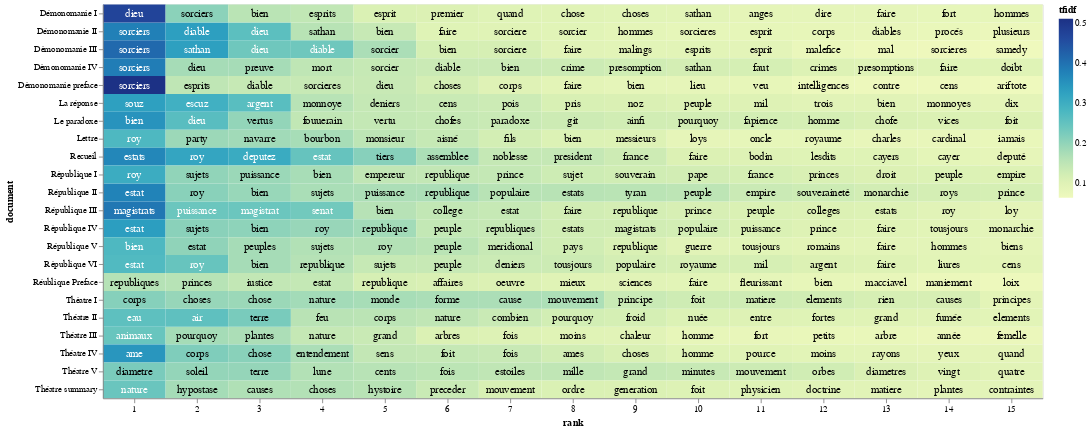

Source (notebook cell):
### Code cell
import altair as alt
import numpy as np
import pandas as pd
import os
from pathlib import Path

# Function to select a .csv file
def select_csv_file():
    cwd = os.getcwd()
    csv_files = sorted([f for f in os.listdir(cwd) if f.endswith('.csv')])
    
    if not csv_files:
        print("No CSV files found in the current working directory.")
        return None

    print("Available CSV files:")
    for i, file in enumerate(csv_files):
        print(f"{i + 1}. {file}")

    choice = int(input("Select a CSV file number to read as top_tfidf: ")) - 1
    if choice < 0 or choice >= len(csv_files):
        print("Invalid choice.")
        return None

    return csv_files[choice]

# Prompt user to select a .csv file
csv_file = select_csv_file()
if csv_file:
    top_tfidf = pd.read_csv(csv_file)
    
    # Extract the stem of the selected CSV file
    csv_stem = Path(csv_file).stem

    # Prompt user to truncate groups with default value as 'no'
    truncate_groups = input("Do you want to truncate the plot by only including certain groups? (yes/no, default is no): ").strip().lower() or 'no'
    if truncate_groups == 'yes':
        available_groups = top_tfidf['document'].unique()
        print("Available groups (documents) with index numbers:")
        for i, group in enumerate(available_groups):
            print(f"{i + 1}. {group}")


        selected_groups = input("Enter the index numbers of the groups to include (e.g., 1,2,3 or 1-3): ").strip()
        selected_indexes = []
        
        # Split the input by commas to handle both individual values and ranges
        for part in selected_groups.split(','):
            if '-' in part:
                start_index, end_index = map(int, part.split('-'))
                selected_indexes.extend(range(start_index, end_index + 1))
            else:
                selected_indexes.append(int(part))
        
        # Convert selected indexes to groups
        selected_groups = [available_groups[i - 1] for i in selected_indexes]
        
        # Filter the DataFrame
        top_tfidf = top_tfidf[top_tfidf['document'].isin(selected_groups)]
   
    # Remove '_corrected' from the 'document' labels
    top_tfidf['document'] = top_tfidf['document'].str.replace('_corrected', '')
    top_tfidf['document'] = top_tfidf['document'].str.replace('Repair', '')
    top_tfidf['document'] = top_tfidf['document'].str.replace('_lemmatized', '')

    # Prompt user to limit the number of words displayed in each group
    limit_words = input("Do you want to limit the number of words displayed in each group? (yes/no) default is yes): ").strip().lower() or 'yes'
    if limit_words == 'yes':
        max_words = int(input("Enter the maximum number of words to display per group: ").strip())
        top_tfidf['rank'] = top_tfidf.groupby('document')['tfidf'].rank("first", ascending=False)
        top_tfidf = top_tfidf[top_tfidf['rank'] <= max_words]

    # Prompt user to enter a list of terms
    user_terms = input("Enter a list of words separated by commas for highlighting (e.g., war, peace): ")
    term_list = [term.strip() for term in user_terms.split(",")]

    # Prompt user for a filename to save the PNG file
    file_name = input("Enter a filename (without extension) to save the visualization: ")
    output_file = f"{file_name}.png"
    
    # Prompt user to specify the width of the chart
    chart_width_input = input("Enter the chart width (default is 600): ").strip()
    chart_width = int(chart_width_input) if chart_width_input.isdigit() else 600

    # Adding a little randomness to break ties in term ranking
    top_tfidf_plusRand = top_tfidf.copy()
    top_tfidf_plusRand['tfidf'] = top_tfidf_plusRand['tfidf'] + np.random.rand(top_tfidf.shape[0]) * 0.0001

    # Base chart for all visualizations, with rank calculation
    base = alt.Chart(top_tfidf_plusRand).encode(
        x=alt.X('rank:O', axis=alt.Axis(labelAngle=0)),  # Set labelAngle to horizontal (0 degrees)
        y='document:N'
    ).transform_window(
        rank="rank()",
        sort=[alt.SortField("tfidf", order="descending")],
        groupby=["document"]
    )

    # Heatmap specification
    heatmap = base.mark_rect().encode(
        color='tfidf:Q'
    )

    # Red circle over terms in the entered list
    circle = base.mark_circle(size=100).encode(
        color=alt.condition(
            alt.FieldOneOfPredicate(field='term', oneOf=term_list),
            alt.value('red'),
            alt.value('#FFFFFF00')
        )
    )

    # Text labels, white for darker heatmap colors
    text = base.mark_text(baseline='middle', fontSize=12).encode(
        text='term:N',
        color=alt.condition(alt.datum.tfidf >= 0.23, alt.value('white'), alt.value('black'))
    )

    # Combine the heatmap, circle, and text
    final_chart = alt.layer(heatmap, circle, text).properties(width=chart_width)

    # Display the chart in Jupyter Lab
    final_chart.display()

    # Save the chart as a PNG file using the base Altair package
    try:
        final_chart.save(output_file)
        print(f"Visualization saved as {output_file} in the current directory.")
    except Exception as e:
        print(f"Error saving visualization: {e}")
else:
    print("No valid CSV file selected.")

### Figure 1 — Vega-Lite specification as saved in the notebook (floating-point values rounded to 4 significant figures; data arrays with more than 128 entries replaced by an {"elided": "..."} marker saying what was removed)
{"config": {"view": {"continuousWidth": 300, "continuousHeight": 300}}, "layer": [{"mark": {"type": "rect"}, "encoding": {"color": {"field": "tfidf", "type": "quantitative"}, "x": {"axis": {"labelAngle": 0}, "field": "rank", "type": "ordinal"}, "y": {"field": "document", "type": "nominal"}}, "transform": [{"window": [{"op": "rank", "field": "", "as": "rank"}], "groupby": ["document"], "sort": [{"field": "tfidf", "order": "descending"}]}]}, {"mark": {"type": "circle", "size": 100}, "encoding": {"color": {"condition": {"test": {"field": "term", "oneOf": [""]}, "value": "red"}, "value": "#FFFFFF00"}, "x": {"axis": {"labelAngle": 0}, "field": "rank", "type": "ordinal"}, "y": {"field": "document", "type": "nominal"}}, "transform": [{"window": [{"op": "rank", "field": "", "as": "rank"}], "groupby": ["document"], "sort": [{"field": "tfidf", "order": "descending"}]}]}, {"mark": {"type": "text", "baseline": "middle", "fontSize": 12}, "encoding": {"color": {"condition": {"test": "(datum.tfidf >= 0.23)", "value": "white"}, "value": "black"}, "text": {"field": "term", "type": "nominal"}, "x": {"axis": {"labelAngle": 0}, "field": "rank", "type": "ordinal"}, "y": {"field": "document", "type": "nominal"}}, "transform": [{"window": [{"op": "rank", "field": "", "as": "rank"}], "groupby": ["document"], "sort": [{"field": "tfidf", "order": "descending"}]}]}], "data": {"name": "data-a22e20d369202e82fa01e1c88e4832ef"}, "width": 1050, "$schema": "https://vega.github.io/schema/vega-lite/v5.20.1.json", "datasets": {"data-a22e20d369202e82fa01e1c88e4832ef": {"elided": "330 records"}}}
